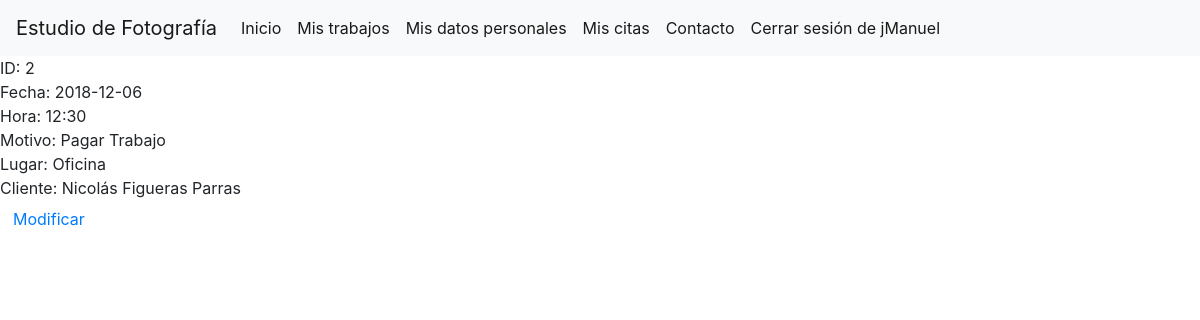
/Citas/citaDia.php?data=2 (signed in), run on the app's committed database.
### tables this page shows
CREATE TABLE `citas` (
  `id` bigint(20) UNSIGNED NOT NULL,
  `fecha` date NOT NULL,
  `hora` varchar(5) NOT NULL,
  `motivo` varchar(200) NOT NULL,
  `lugar` varchar(35) NOT NULL,
  `id_cliente` bigint(20) NOT NULL
);

CREATE TABLE `clientes` (
  `id` bigint(20) UNSIGNED NOT NULL,
  `nombre` varchar(15) NOT NULL,
  `apellidos` varchar(20) NOT NULL,
  `direccion` varchar(50) NOT NULL,
  `telefono1` varchar(9) NOT NULL,
  `telefono2` varchar(9) DEFAULT NULL,
  `nick` varchar(15) NOT NULL,
  `contraseña` varchar(20) NOT NULL
);

### Citas/citaDia.php (the view, shortened to what this page needs)
<!DOCTYPE html>
<html lang="es">
    <head>
    </head>
    <body>
        <?php
            if(isset($_SESSION['user'])){
                if($_SESSION['user']=='admin'){
                    include('../NavBar/navBarAdmin.php');
                }else{
                    include('../NavBar/navBarClient.php');
                }
            }else{
                header("location: ../Acceder/error.php");
            }
        ?>
        <?php
            $db = connectDb();
            $id_cita=$_GET['data'];
            $query=mysqli_query($db, "SELECT * FROM citas WHERE id=$id_cita");
            $datos = mysqli_fetch_array($query, MYSQLI_ASSOC);
            echo "ID: $datos[id]<br>";
            echo "Fecha: $datos[fecha]<br>";
            echo "Hora: $datos[hora]<br>";
            echo "Motivo: $datos[motivo]<br>";
            echo "Lugar: $datos[lugar]<br>";
            $queryClient=mysqli_query($db, "SELECT * FROM clientes WHERE id=$datos[id_cliente]");
            $datosClient=mysqli_fetch_array($queryClient, MYSQLI_ASSOC);
            $nombre="$datosClient[nombre] $datosClient[apellidos]";
            echo "Cliente: $nombre <br>";
            echo "<a href='modificaCita.php?id=$id_cita' class='btn btn-link'>Modificar</a>";
        ?>
    </body>
</html>

### data on the page
citas: id "2", fecha "2018-12-06", hora "12:30", motivo "Pagar Trabajo", lugar "Oficina"
clientes: nombre "Nicolás Figueras Parras"

### other printed values
$_SESSION[user] "jManuel"
